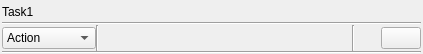
<?xml version="1.0" encoding="UTF-8"?>
<ui version="4.0">
 <class>Task</class>
 <widget class="QWidget" name="Task">
  <property name="geometry">
   <rect>
    <x>0</x>
    <y>0</y>
    <width>423</width>
    <height>54</height>
   </rect>
  </property>
  <property name="sizePolicy">
   <sizepolicy hsizetype="Preferred" vsizetype="Minimum">
    <horstretch>0</horstretch>
    <verstretch>0</verstretch>
   </sizepolicy>
  </property>
  <property name="maximumSize">
   <size>
    <width>16777215</width>
    <height>180</height>
   </size>
  </property>
  <property name="windowTitle">
   <string>Form</string>
  </property>
  <property name="styleSheet">
   <string notr="true"/>
  </property>
  <layout class="QVBoxLayout" name="verticalLayout_2">
   <property name="spacing">
    <number>0</number>
   </property>
   <property name="sizeConstraint">
    <enum>QLayout::SetMinimumSize</enum>
   </property>
   <property name="leftMargin">
    <number>2</number>
   </property>
   <property name="topMargin">
    <number>2</number>
   </property>
   <property name="rightMargin">
    <number>2</number>
   </property>
   <property name="bottomMargin">
    <number>0</number>
   </property>
   <item>
    <widget class="QLabel" name="label">
     <property name="maximumSize">
      <size>
       <width>16777215</width>
       <height>20</height>
      </size>
     </property>
     <property name="text">
      <string>Task1</string>
     </property>
    </widget>
   </item>
   <item>
    <widget class="Line" name="line_2">
     <property name="orientation">
      <enum>Qt::Horizontal</enum>
     </property>
    </widget>
   </item>
   <item>
    <layout class="QHBoxLayout" name="horizontalLayout">
     <property name="spacing">
      <number>0</number>
     </property>
     <property name="sizeConstraint">
      <enum>QLayout::SetMinimumSize</enum>
     </property>
     <property name="rightMargin">
      <number>0</number>
     </property>
     <item>
      <widget class="QComboBox" name="command">
       <property name="enabled">
        <bool>true</bool>
       </property>
       <property name="sizePolicy">
        <sizepolicy hsizetype="Preferred" vsizetype="Fixed">
         <horstretch>0</horstretch>
         <verstretch>0</verstretch>
        </sizepolicy>
       </property>
       <property name="maximumSize">
        <size>
         <width>100</width>
         <height>16777215</height>
        </size>
       </property>
       <property name="insertPolicy">
        <enum>QComboBox::InsertAtBottom</enum>
       </property>
       <item>
        <property name="text">
         <string>Action</string>
        </property>
       </item>
       <item>
        <property name="text">
         <string>IF Condition</string>
        </property>
       </item>
       <item>
        <property name="text">
         <string>TaskJump</string>
        </property>
       </item>
       <item>
        <property name="text">
         <string>Wait</string>
        </property>
       </item>
      </widget>
     </item>
     <item>
      <widget class="Line" name="line_3">
       <property name="orientation">
        <enum>Qt::Vertical</enum>
       </property>
      </widget>
     </item>
     <item>
      <widget class="QStackedWidget" name="stackedWidget">
       <property name="maximumSize">
        <size>
         <width>16777215</width>
         <height>26</height>
        </size>
       </property>
       <property name="currentIndex">
        <number>0</number>
       </property>
       <widget class="QWidget" name="page">
        <layout class="QVBoxLayout" name="verticalLayout_3">
         <property name="spacing">
          <number>0</number>
         </property>
         <property name="sizeConstraint">
          <enum>QLayout::SetMinimumSize</enum>
         </property>
         <property name="leftMargin">
          <number>0</number>
         </property>
         <property name="topMargin">
          <number>0</number>
         </property>
         <property name="rightMargin">
          <number>0</number>
         </property>
         <property name="bottomMargin">
          <number>0</number>
         </property>
         <item>
          <layout class="QVBoxLayout" name="verticalLayout">
           <property name="spacing">
            <number>0</number>
           </property>
           <property name="sizeConstraint">
            <enum>QLayout::SetMinimumSize</enum>
           </property>
          </layout>
         </item>
        </layout>
       </widget>
       <widget class="QWidget" name="page_2">
        <layout class="QVBoxLayout" name="verticalLayout_7">
         <property name="spacing">
          <number>0</number>
         </property>
         <property name="sizeConstraint">
          <enum>QLayout::SetMinimumSize</enum>
         </property>
         <property name="leftMargin">
          <number>0</number>
         </property>
         <property name="topMargin">
          <number>0</number>
         </property>
         <property name="rightMargin">
          <number>0</number>
         </property>
         <property name="bottomMargin">
          <number>0</number>
         </property>
         <item>
          <layout class="QVBoxLayout" name="verticalLayout_4">
           <property name="spacing">
            <number>0</number>
           </property>
           <property name="sizeConstraint">
            <enum>QLayout::SetMinimumSize</enum>
           </property>
          </layout>
         </item>
        </layout>
       </widget>
       <widget class="QWidget" name="page_3">
        <layout class="QVBoxLayout" name="verticalLayout_6">
         <property name="spacing">
          <number>0</number>
         </property>
         <property name="sizeConstraint">
          <enum>QLayout::SetMinimumSize</enum>
         </property>
         <property name="leftMargin">
          <number>0</number>
         </property>
         <property name="topMargin">
          <number>0</number>
         </property>
         <property name="rightMargin">
          <number>0</number>
         </property>
         <property name="bottomMargin">
          <number>0</number>
         </property>
         <item>
          <layout class="QVBoxLayout" name="verticalLayout_5">
           <property name="spacing">
            <number>0</number>
           </property>
           <property name="sizeConstraint">
            <enum>QLayout::SetMinimumSize</enum>
           </property>
           <item>
            <widget class="QSpinBox" name="JumpspinBox">
             <property name="minimum">
              <number>0</number>
             </property>
            </widget>
           </item>
          </layout>
         </item>
        </layout>
       </widget>
       <widget class="QWidget" name="page_6">
        <layout class="QVBoxLayout" name="verticalLayout_11">
         <property name="spacing">
          <number>0</number>
         </property>
         <property name="sizeConstraint">
          <enum>QLayout::SetMinimumSize</enum>
         </property>
         <property name="leftMargin">
          <number>0</number>
         </property>
         <property name="topMargin">
          <number>0</number>
         </property>
         <property name="rightMargin">
          <number>0</number>
         </property>
         <property name="bottomMargin">
          <number>0</number>
         </property>
         <item>
          <layout class="QVBoxLayout" name="verticalLayout_10">
           <property name="spacing">
            <number>0</number>
           </property>
           <item>
            <widget class="QSpinBox" name="waitspinBox"/>
           </item>
          </layout>
         </item>
        </layout>
       </widget>
      </widget>
     </item>
     <item>
      <widget class="Line" name="line_4">
       <property name="orientation">
        <enum>Qt::Vertical</enum>
       </property>
      </widget>
     </item>
     <item>
      <widget class="QStackedWidget" name="progressWidget">
       <property name="maximumSize">
        <size>
         <width>26</width>
         <height>26</height>
        </size>
       </property>
       <property name="currentIndex">
        <number>1</number>
       </property>
       <widget class="QWidget" name="page_4">
        <layout class="QVBoxLayout" name="verticalLayout_8">
         <property name="spacing">
          <number>0</number>
         </property>
         <property name="leftMargin">
          <number>0</number>
         </property>
         <property name="topMargin">
          <number>0</number>
         </property>
         <property name="rightMargin">
          <number>0</number>
         </property>
         <property name="bottomMargin">
          <number>0</number>
         </property>
         <item>
          <widget class="QLabel" name="label_2">
           <property name="maximumSize">
            <size>
             <width>20</width>
             <height>20</height>
            </size>
           </property>
           <property name="text">
            <string/>
           </property>
           <property name="pixmap">
            <pixmap resource="../resources.qrc">:/Image/check-mark.png</pixmap>
           </property>
           <property name="scaledContents">
            <bool>true</bool>
           </property>
           <property name="alignment">
            <set>Qt::AlignCenter</set>
           </property>
          </widget>
         </item>
        </layout>
       </widget>
       <widget class="QWidget" name="page_5">
        <layout class="QVBoxLayout" name="verticalLayout_9">
         <property name="spacing">
          <number>0</number>
         </property>
         <property name="leftMargin">
          <number>0</number>
         </property>
         <property name="topMargin">
          <number>0</number>
         </property>
         <property name="rightMargin">
          <number>0</number>
         </property>
         <property name="bottomMargin">
          <number>0</number>
         </property>
         <item>
          <widget class="QLabel" name="label_3">
           <property name="maximumSize">
            <size>
             <width>20</width>
             <height>20</height>
            </size>
           </property>
           <property name="text">
            <string/>
           </property>
           <property name="pixmap">
            <pixmap resource="../resources.qrc">:/Image/hourglass.png</pixmap>
           </property>
           <property name="scaledContents">
            <bool>true</bool>
           </property>
           <property name="alignment">
            <set>Qt::AlignCenter</set>
           </property>
          </widget>
         </item>
        </layout>
       </widget>
      </widget>
     </item>
     <item>
      <widget class="QPushButton" name="removeButton">
       <property name="text">
        <string/>
       </property>
       <property name="icon">
        <iconset resource="../resources.qrc">
         <normaloff>:/Image/removed.png</normaloff>:/Image/removed.png</iconset>
       </property>
      </widget>
     </item>
    </layout>
   </item>
   <item>
    <widget class="Line" name="line">
     <property name="sizePolicy">
      <sizepolicy hsizetype="Minimum" vsizetype="Fixed">
       <horstretch>0</horstretch>
       <verstretch>0</verstretch>
      </sizepolicy>
     </property>
     <property name="orientation">
      <enum>Qt::Horizontal</enum>
     </property>
    </widget>
   </item>
  </layout>
 </widget>
 <resources>
  <include location="../resources.qrc"/>
 </resources>
 <connections/>
</ui>
